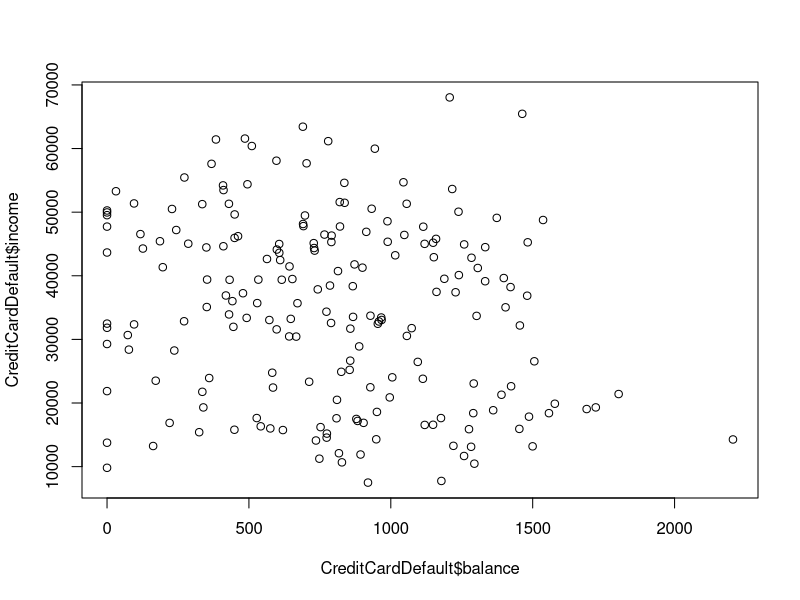

Write R code to recreate this figure.
## ---- chunk 1
knitr::opts_chunk$set(echo = TRUE)
## ---- chunk 2
chooseCRANmirror(graphics = getOption("menu.graphics"), ind = 79,
                 local.only = FALSE)

CreditCardDefault <- read.csv("Default.csv")

View(CreditCardDefault)

summary(CreditCardDefault)

install.packages("vcd")

mean(CreditCardDefault$income)

median(CreditCardDefault$balance)

mode(CreditCardDefault$student)

install.packages("dplyr")

library(dplyr)

filter(CreditCardDefault, income==44361.62507)

summary(CreditCardDefault)

## ---- chunk 3
plot(CreditCardDefault$balance, CreditCardDefault$income)
